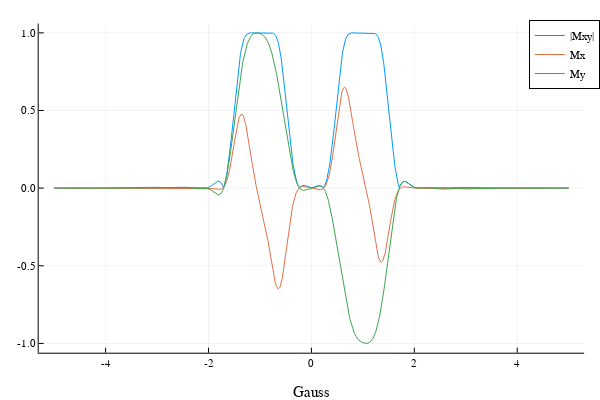

This figure's notebook cell:
### Code cell
# Simulate to check that magnitude is same as BlochSim.jl, and get target pattern to recover the pulse
Mx = zeros(nb1, 1) # Mz
My = zeros(nb1, 1) # Mx
Mz = zeros(nb1, 1) # My
nT = length(dom)
for ii = 1 : nb1
    rfg = [dom[1 : Int64(nT / 2)] * 2 * π * dt; b1[ii] * γ * dt];
    M = BlochSimHalfB1Sel(rfg)
    Mx[ii] = M[1]
    My[ii] = M[2]
    Mz[ii] = M[3]
end
plot(b1, abs.(Complex.(My, Mz)), label="|Mxy|", xlabel="Gauss")
plot!(b1, My, label="Mx")
plot!(b1, Mz, label="My")

### Figure 1 — Plotly figure (JSON) as saved in the notebook; plotly's stock layout.template omitted (floating-point values rounded to 4 significant figures; data arrays with more than 128 entries replaced by an {"elided": "..."} marker saying what was removed)
{"data": [{"colorbar": {"title": ""}, "legendgroup": "|Mxy|", "line": {"color": "rgba(0, 154, 250, 1.000)", "dash": "solid", "shape": "linear", "width": 1}, "mode": "lines", "name": "|Mxy|", "showlegend": true, "type": "scatter", "x": {"elided": "1001 float values"}, "xaxis": "x1", "y": {"elided": "1001 float values"}, "yaxis": "y1", "zmax": null, "zmin": null}, {"colorbar": {"title": ""}, "legendgroup": "Mx", "line": {"color": "rgba(227, 111, 71, 1.000)", "dash": "solid", "shape": "linear", "width": 1}, "mode": "lines", "name": "Mx", "showlegend": true, "type": "scatter", "x": {"elided": "1001 float values"}, "xaxis": "x1", "y": {"elided": "1001 float values"}, "yaxis": "y1", "zmax": null, "zmin": null}, {"colorbar": {"title": ""}, "legendgroup": "My", "line": {"color": "rgba(62, 164, 78, 1.000)", "dash": "solid", "shape": "linear", "width": 1}, "mode": "lines", "name": "My", "showlegend": true, "type": "scatter", "x": {"elided": "1001 float values"}, "xaxis": "x1", "y": {"elided": "1001 float values"}, "yaxis": "y1", "zmax": null, "zmin": null}], "layout": {"annotations": [], "height": 400, "legend": {"bgcolor": "rgba(255, 255, 255, 1.000)", "bordercolor": "rgba(0, 0, 0, 1.000)", "borderwidth": 1, "font": {"color": "rgba(0, 0, 0, 1.000)", "family": "sans-serif", "size": 11}, "tracegroupgap": 0, "traceorder": "normal", "x": 1.02, "xanchor": "auto", "y": 1, "yanchor": "auto"}, "margin": {"b": 20, "l": 0, "r": 0, "t": 20}, "paper_bgcolor": "rgba(255, 255, 255, 1.000)", "plot_bgcolor": "rgba(255, 255, 255, 1.000)", "showlegend": true, "width": 600, "xaxis": {"anchor": "y1", "domain": [0.06582, 0.9934], "gridcolor": "rgba(0, 0, 0, 0.100)", "gridwidth": 0.5, "linecolor": "rgba(0, 0, 0, 1.000)", "mirror": false, "range": [-5.3, 5.3], "showgrid": true, "showline": true, "showticklabels": true, "tickangle": 0, "tickcolor": "rgb(0, 0, 0)", "tickfont": {"color": "rgba(0, 0, 0, 1.000)", "family": "sans-serif", "size": 11}, "tickmode": "array", "ticks": "inside", "ticktext": ["-4", "-2", "0", "2", "4"], "tickvals": [-4, -2, 0, 2, 4], "title": "Gauss", "titlefont": {"color": "rgba(0, 0, 0, 1.000)", "family": "sans-serif", "size": 15}, "type": "-", "visible": true, "zeroline": false, "zerolinecolor": "rgba(0, 0, 0, 1.000)"}, "yaxis": {"anchor": "x1", "domain": [0.07581, 0.9902], "gridcolor": "rgba(0, 0, 0, 0.100)", "gridwidth": 0.5, "linecolor": "rgba(0, 0, 0, 1.000)", "mirror": false, "range": [-1.06, 1.06], "showgrid": true, "showline": true, "showticklabels": true, "tickangle": 0, "tickcolor": "rgb(0, 0, 0)", "tickfont": {"color": "rgba(0, 0, 0, 1.000)", "family": "sans-serif", "size": 11}, "tickmode": "array", "ticks": "inside", "ticktext": ["-1.0", "-0.5", "0.0", "0.5", "1.0"], "tickvals": [-1, -0.5, 0, 0.5, 1], "title": "", "titlefont": {"color": "rgba(0, 0, 0, 1.000)", "family": "sans-serif", "size": 15}, "type": "-", "visible": true, "zeroline": false, "zerolinecolor": "rgba(0, 0, 0, 1.000)"}}}
